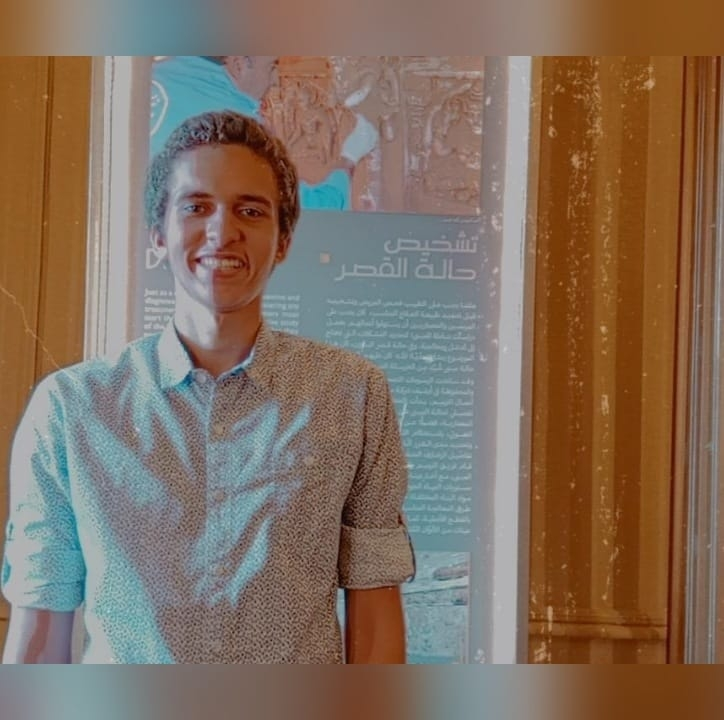
#> input picture RPI - High Layer Controller/AI/dataset/test/test2.jpg, 724 x 720 px, found by its file name; its folder holds only this picture in this run
$ jupyter execute task-p.zaki.ipynb
#> lines starting #> are read from the running program, lines starting #| are printed output that depends on the picture
[cell 1]
import cv2
import numpy as np
import os
from sklearn.neighbors import KNeighborsClassifier
import matplotlib.pyplot as plt

[cell 2]
class FaceDetector:
    def __init__(self, face_cascade_path):
        self.face_cascade = cv2.CascadeClassifier(face_cascade_path)
        if self.face_cascade.empty():
            raise IOError("Error loading face cascade xml file")

        # All faces will be resized to this for consistency
        self.face_size = (100, 100)

    def find_and_crop_face(self, image_path):
        """Finds the largest face in an image, crops it, and returns it."""
#> called with image_path = 'dataset/test/test2.jpg'
        img = cv2.imread(image_path)
#> img is the input picture: shape (720, 724, 3); mean B, G, R 95.4, 111.3, 130.3
        if img is None:
            print(f"Failed to load {image_path}")
            return None

        gray = cv2.cvtColor(img, cv2.COLOR_BGR2GRAY)
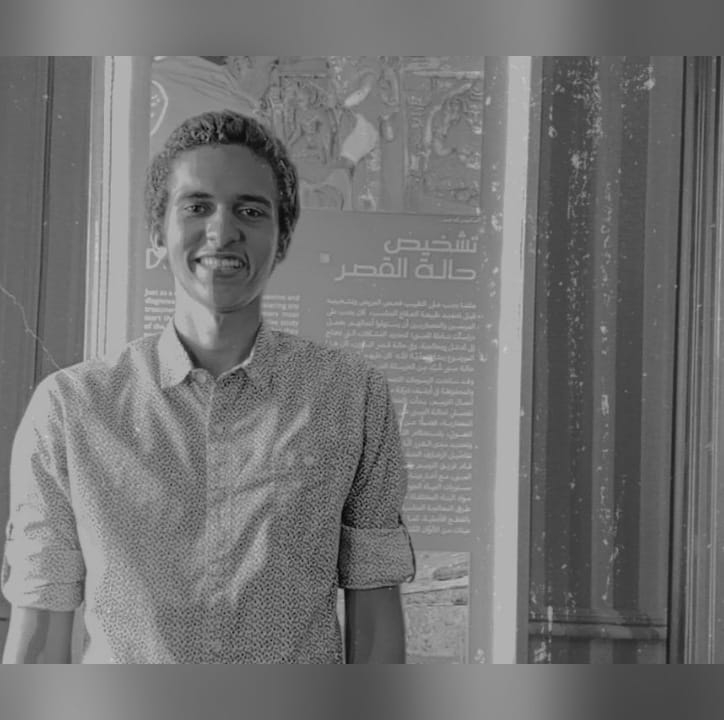
#> gray: shape (720, 724); min 7, max 204, mean 115.2

        # Find all faces
        faces = self.face_cascade.detectMultiScale(gray, 1.1, 5)
#> faces = [[280, 107, 61, 61], [153, 150, 148, 148]]

        if len(faces) == 0:
            return None

        # Find the largest face (by area)
        (x, y, w, h) = max(faces, key=lambda f: f[2] * f[3])
#> x = 153; y = 150; w = 148; h = 148

        # Crop the face from the grayscale image
        face_crop = gray[y:y+h, x:x+w]
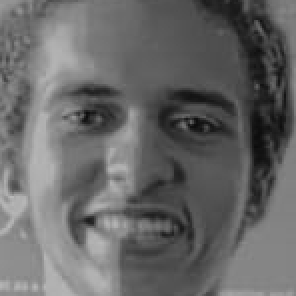
#> face_crop: shape (148, 148) (shown 2 times larger); min 12, max 185, mean 103.3

        # Resize to standard size
        face_resized = cv2.resize(face_crop, self.face_size)

        return face_resized

# --- TOOL 2: Eigenface Feature Extractor ---
# (This is the "from-scratch" replacement for a deep learning model)

class EigenfaceModel:
    def __init__(self, num_components=10):
        self.num_components = num_components
        self.mean_face = None
        self.top_eigenvectors = None

    def fit(self, face_list):
        """
        Takes a list of cropped, 100x100 faces and builds the
        Eigenface model (calculates mean face and principal components).
        """
        print(f"Building Eigenface model from {len(face_list)} faces...")

        # 1. Flatten all faces into a data matrix
        # (e.g., 25 faces, 10000 pixels each) -> (25, 10000)
        data = np.array([face.flatten() for face in face_list])

        # 2. Calculate the "mean face" (average of all training faces)
        self.mean_face = np.mean(data, axis=0)

        # 3. Subtract the mean face from all faces
        data_zero_mean = data - self.mean_face

        # 4. Calculate eigenvectors (Eigenfaces) using PCA logic
        # We use SVD for a more efficient PCA calculation
        U, S, Vt = np.linalg.svd(data_zero_mean, full_matrices=False)

        # Vt (the eigenvectors) are our "Eigenfaces"
        # These are the "features" it has learned.
        self.top_eigenvectors = Vt[:self.num_components]
        print("✅ Eigenface model built.")

    def encode(self, face_image):
        """
        Takes a *new* cropped face and converts it into a small
        list of numbers (the "encoding") using the Eigenface model.
        """
        if self.mean_face is None:
            raise Exception("Model not fitted yet. Call fit() first.")

        # 1. Flatten and subtract the mean face
        flat_face_zero_mean = face_image.flatten() - self.mean_face

        # 2. "Project" the face onto the Eigenvectors
        # This is the encoding step.
        encoding = np.dot(self.top_eigenvectors, flat_face_zero_mean)

        return encoding

print("Helper classes defined. Ready for Cell 2.")

[cell 3]
FACE_CASCADE_PATH = "haarcascade_frontalface_default.xml"
DATASET_DIR = "dataset"

# (k=5 is a good start)
KNN_NEIGHBORS = 5

# This is how many "features" the Eigenface model will use.
# It MUST be less than the total number of training images.
EIGENFACE_COMPONENTS = 10

if not os.path.exists(DATASET_DIR):
    print(f"\033[1;91mError: 'dataset' folder not found.\033[0m")
    print("Please create it and add subfolders for each person.")
else:
    detector = FaceDetector(FACE_CASCADE_PATH)

    # --- 2. LOAD & CROP ALL FACES ---
    print("Loading training data...")
    all_cropped_faces = []
    all_labels = []

    # Loop through subfolders (e.g., "person_1_alice")
    for person_name in os.listdir(DATASET_DIR):
        person_dir = os.path.join(DATASET_DIR, person_name)
        if not os.path.isdir(person_dir):
            continue

        # Loop through images in the subfolder
        for image_name in os.listdir(person_dir):
            image_path = os.path.join(person_dir, image_name)

            # Find and crop the face
            cropped_face = detector.find_and_crop_face(image_path)

            if cropped_face is not None:
                all_cropped_faces.append(cropped_face)
                all_labels.append(person_name)
                print(f"  > Loaded face for: {person_name}")
            else:
                print(f"  > No face found in: {image_path}")

    if not all_cropped_faces:
        print("\033[1;91mError: No faces were loaded. Training failed.\033[0m")
    else:
        # --- 3. TRAIN EIGENFACE MODEL ---
        # (Make sure components is less than total faces)
        num_components = min(EIGENFACE_COMPONENTS, len(all_cropped_faces))
#> num_components = 1

        eigen_model = EigenfaceModel(num_components=num_components)
        eigen_model.fit(all_cropped_faces)
#> (printed output is left out)
#> in fit, `self.mean_face = np.mean(data, axis=0)`: self.mean_face = 10000 values, max 181 at index 6808, min 13 at index 4587, mean 103.1
#> in fit, `U, S, Vt = np.linalg.svd(data_zero_mean, full_matrices=False)`: U = [1]; S = [0]

        # --- 4. CREATE ENCODINGS FOR K-NN ---
        print("Creating encodings for k-NN...")
        known_encodings = [eigen_model.encode(face) for face in all_cropped_faces]
#> in encode, `flat_face_zero_mean = face_image.flatten() - self.mean_face`: flat_face_zero_mean = 10000 values from 0 to 0
#> in encode, `encoding = np.dot(self.top_eigenvectors, flat_face_zero_mean)`: encoding = [0]
#> known_encodings = [[0]]

        # --- 5. TRAIN K-NN ---
        print("Training k-NN classifier...")
        knn = KNeighborsClassifier(n_neighbors=KNN_NEIGHBORS)
        knn.fit(known_encodings, all_labels)

        print(f"\n\033[1;92m✅ SUCCESS: Training complete! Ready to recognize {len(set(all_labels))} people.\033[0m")
